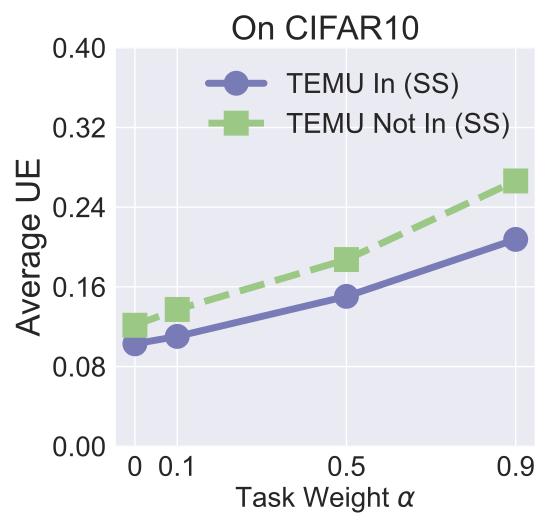

The script that saved this image:


import numpy as np
import matplotlib.pyplot as plt

epsilon = 3
beta = 1 / epsilon


x=[0, 0.1, 0.5, 0.9]

labels = ['0', '0.1', '0.5', '0.9']
# unl_org = [97.77, 97.55, 97.35, 97.29, 97.21, 97.21]

# unl_hess_r = [96.6, 96.66, 96.04, 95.94, 95.85, 97.21]
unl_mib = [0.10281 , 0.110259, 0.1504526, 0.20765]

unl_muv = [0.1214661 , 0.13731, 0.187414, 0.26631919]
# unl_ss_wo = [94.32, 94.53, 94.78, 93.38, 94.04, 97.21]
for i in range(len(x)):
    unl_mib[i] = unl_mib[i]
    unl_muv[i] = unl_muv[i]

plt.style.use('seaborn')
plt.figure(figsize=(5.5, 5.3))
l_w=5
m_s=15
marker_s = 3
markevery=1
#plt.figure(figsize=(8, 5.3))
#plt.plot(x, unl_fr, color='blue', marker='^', label='Retrain',linewidth=l_w, markersize=m_s)
plt.plot(x, unl_mib, linestyle='-', color='#797BB7', marker='o', fillstyle='full', markevery=markevery,
         label='TEMU In (SS)', linewidth=l_w, markersize=m_s, markeredgewidth=marker_s)

#plt.plot(x, unl_ss_w, color='g',  marker='*',  label='PriMU$_{w}$',linewidth=l_w, markersize=m_s)
plt.plot(x, unl_muv, linestyle='--', color='#9BC985',  marker='s', fillstyle='full', markevery=markevery,
         label='TEMU Not In (SS)',linewidth=l_w, markersize=m_s, markeredgewidth=marker_s)

# plt.plot(x, unl_mib, linestyle=':', color='r',  marker='^', fillstyle='none', markevery=markevery,
#          label='VBU', linewidth=l_w,  markersize=m_s, markeredgewidth=marker_s)

# plt.plot(x, unl_hess_r, linestyle='-.', color='k',  marker='D', fillstyle='none', markevery=markevery,
#          label='HBFU',linewidth=l_w, markersize=m_s, markeredgewidth=marker_s)



#plt.plot(x, unl_vibu, color='silver',  marker='d',  label='VIBU',linewidth=4,  markersize=10)

# plt.plot(x, y_sa03, color='r',  marker='2',  label='AAAI21 A_acc, pr=0.3',linewidth=3, markersize=8)
# plt.plot(x, y_sa05, color='darkblue',  marker='4',  label='AAAI21 A_acc, pr=0.5',linewidth=3, markersize=8)
# plt.plot(x, y_ma03, color='darkviolet',  marker='3',  label='FedMC A_acc, pr=0.3',linewidth=3, markersize=8)
# plt.plot(x, y_ma05, color='cyan',  marker='p',  label='FedMC A_acc, pr=0.5',linewidth=3, markersize=8)


# plt.grid()
leg = plt.legend(fancybox=True, shadow=True)
# plt.xlabel('Malicious Client Ratio (%)' ,fontsize=16)
plt.ylabel('Average UE' ,fontsize=24)
my_y_ticks = np.arange(0, 0.41, 0.08)
plt.yticks(my_y_ticks,fontsize=20)
plt.xlabel('Task Weight $\\alpha$' ,fontsize=20)

plt.xticks(x, labels, fontsize=20)
# plt.title('CIFAR10 IID')

#plt.annotate(r"1e-1", xy=(0.1, 1.01), xycoords='axes fraction', xytext=(-10, 10),textcoords='offset points', ha='right', va='center', fontsize=15)

plt.title('On CIFAR10', fontsize=24)
plt.legend(loc='best',fontsize=20)
plt.tight_layout()
#plt.title("MNIST")
plt.rcParams['figure.figsize'] = (2.0, 1)
plt.rcParams['image.interpolation'] = 'nearest'
plt.rcParams['figure.subplot.left'] = 0.11
plt.rcParams['figure.subplot.bottom'] = 0.08
plt.rcParams['figure.subplot.right'] = 0.977
plt.rcParams['figure.subplot.top'] = 0.969
plt.savefig('cifar10_influence_app_lower_bound_analysis.pdf', format='pdf', dpi=200)
plt.show()
